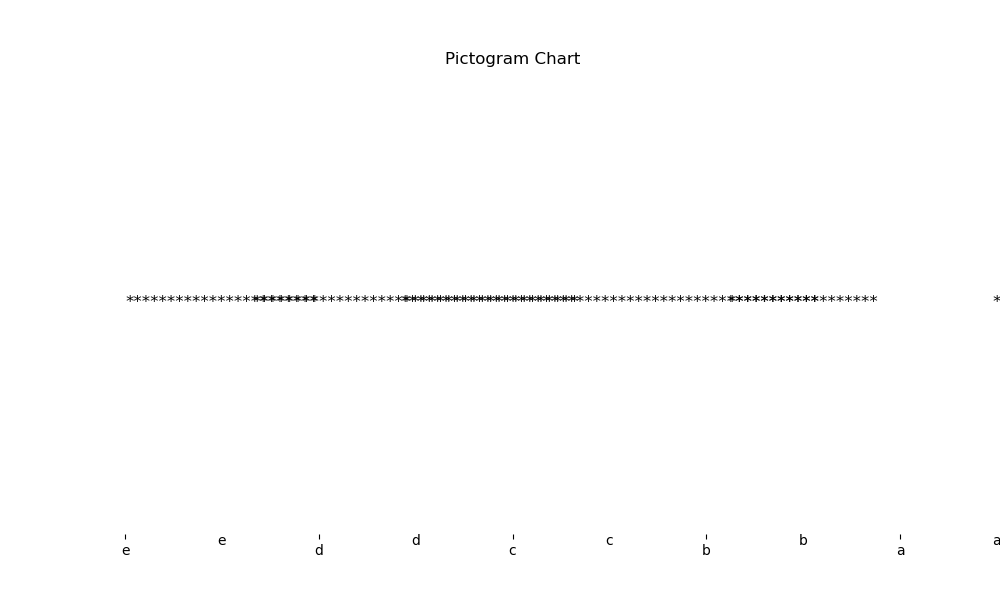

Write the Python code that produced this figure.
import pandas as pd
import matplotlib.pyplot as plt

# Read data from CSV
data = pd.read_csv("myfile.csv")

# Get categorical and quantitative columns
categories = data["A"]
values = data["B"]

# Define the symbol for the pictogram (e.g., *, $, O, etc.)
symbol = "*"

# Create figure and axes
fig, ax = plt.subplots(figsize=(10, 6))

# Calculate symbol repetitions based on values
symbol_repetitions = (values / values.max() * 50).astype(int)  # Adjust 50 for desired size

# Loop through categories and values to create pictograms
for i, (category, count) in enumerate(zip(categories, symbol_repetitions)):
    # Display symbols
    ax.text(i+0.5, 0.5, symbol * count, ha="center", va="center", fontsize=12)

    # Add text for category below
    ax.text(i+0.5, 0, category, ha="center", va="top", fontsize=10)

# Set labels and title
ax.set_xticks(range(len(categories)))
ax.set_xticklabels(categories)
ax.set_yticks([])
ax.set_title("Pictogram Chart")

# Remove spines and grid
ax.spines[["top", "right", "left", "bottom"]].set_visible(False)
ax.grid(False)

# Show the plot
plt.show()
